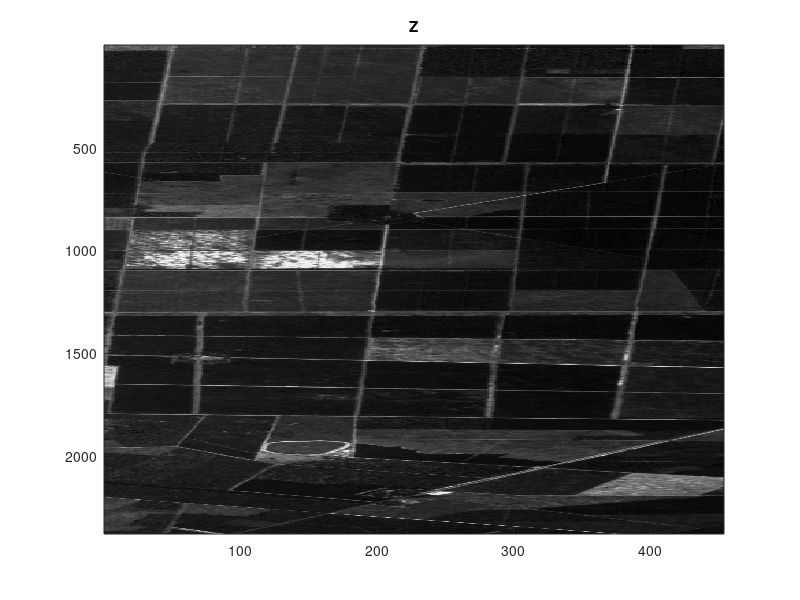
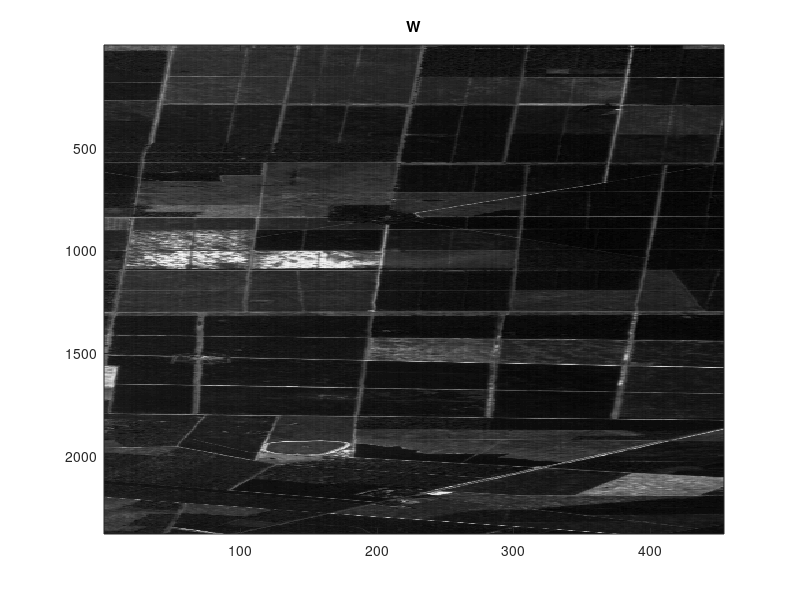
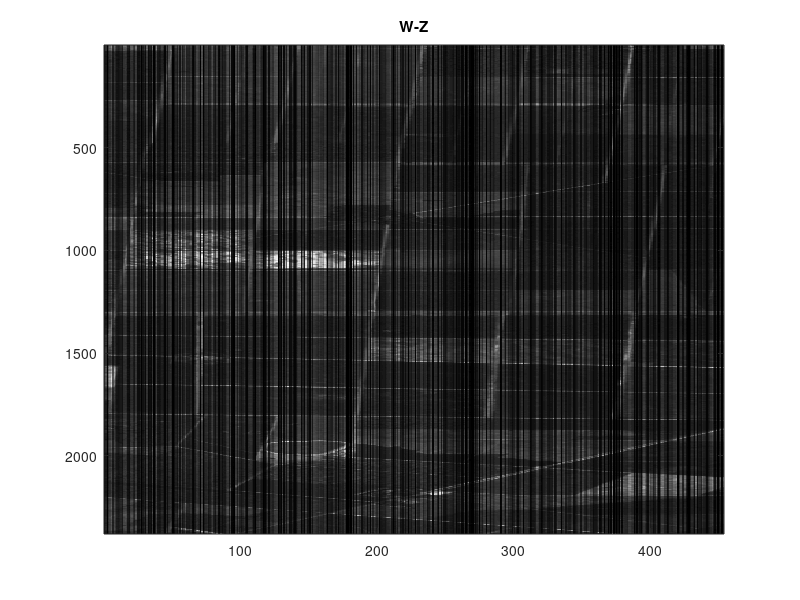
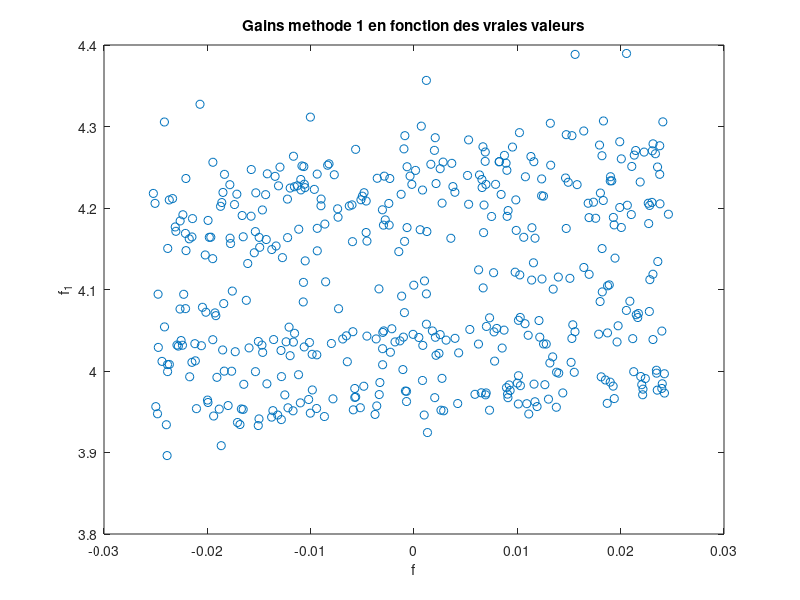

Write the MATLAB code that produced these figures, in order. (Note: this script raises an error after producing the figures.)
clear all
close all

load("TP1_Exemple")

[M N] = size(Z)
W = repmat(gth',size(Z,1),1).*Z;
V = log(W);
Y = log(Z); 
f = log(gth);

figure(1)
imagesc(Z); colormap gray
title('Z')
figure(2)
imagesc(W); colormap gray
title('W')

figure(3)
imagesc(abs(W-Z)); colormap gray
title('W-Z')

% Methode 0
err = 1/sqrt(N)*norm(f)

% Methode 1
f_1 = mean(V)';
f_centree = f-mean(f);
err = 1/sqrt(M)*norm(f_centree-f_1)

figure(4)
plot(f, f_1, 'o')
title("Gains methode 1 en fonction des vraies valeurs")
xlabel('f')
ylabel('f_1')

figure(5)
plot(f_1-f)
title('Erreur d''estimation')
xlabel('n')
ylabel('Erreur')

figure(6)
nb_f = 8*2^nextpow2(length(f));
freq = linspace(0,1,nb_f);
plot(freq,abs(fft(f_1-f,nb_f)))
xlim([0 0.5])
title('Module de la transformee de Fourrier de l''erreur')
xlabel('freq')
ylabel('|F|')

figure(7)
plot(f_1-mean(f_1))
hold on
plot(f_centree)
xlabel('n')
title('Valeurs des gains')
legend('gains estimes','gains reels')

% m&thode 2
dV = diff(V')';
df = zeros(N-1,1);
f_2 = zeros(N,1);
for n = 1:N-1
    df(n) = median(dV(:,n));
end
for n = 1:N
    f_2(n) = sum(df(1:n-1));
end

figure(11)
plot(f_2 - mean(f_2))
hold on
plot(f_centree)
xlabel('n')
title('Valeurs des gains')
legend('gains estimes methode 2','gains reels')

%methode 3
lbds = linspace(0,1.5,100);  
err = zeros(length(lbds),1);
e = ones(N,1);
D = spdiags([-e e], 0:1, N-1, N);
s = sum(V) / M;
for i = 1:length(lbds)
    f_3 = (D'*D+lbds(i)*speye(N)) \ D'*D*s';
    err(i) = sum((f-f_3).^2);
end

[err_min1, ind_opti] = min(err);
lbds(ind_opti)
f_3 = (D'*D+lbds(ind_opti)*speye(N)) \ D'*D*s';

figure(8)
plot(lbds,err)
title('Erreur en fonction de la valeur de lbd')
xlabel("lbd")
ylabel("Erreur")

% methode 4
lbds = linspace(0,3000,100);  
f_4 = zeros(N,1);
for i = 1:length(lbds)
    f_4 = MAPL1(V',D,lbds(i));
    err(i) = sum((f-f_4).^2);
end

[err_min, ind_opti] = min(err);
f_4=MAPL1(V',D,lbds(ind_opti));
lbds(ind_opti)
figure(9)
plot(lbds,err)
title('Erreur de la methode 4 en fonction de la valeur de lbd')
xlabel("lbd")
ylabel("Erreur")

% affichage resultats
figure(10)
plot(f_centree)
hold on
plot(f_1 - mean(f_1))
plot(f_2 - mean(f_2))
plot(f_3 - mean(f_3))
plot(f_4 - mean(f_4))
xlabel('n')
ylabel('gain')
title('Valeurs des gains')
legend('coeff ideal','methode 1','methode 2','methode 3', 'methode 4')

figure(12)
plot(f_centree)
hold on
plot(f_3 - mean(f_3))
plot(f_4 - mean(f_4))
xlabel('n')
ylabel('gain')
title('Valeurs des gains')
legend('coeff ideal','methode 3','methode 4')
